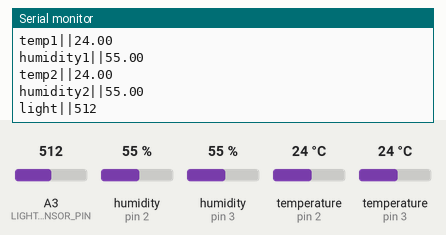
Recording of a sketch running on a simulated Arduino Uno, built with avr-gcc and run on an emulated ATmega328P. Shown: the last lines printed to the serial monitor. Inputs (shaded band) come from the test bench; at power-on: humidity (sensors on pin 2, pin 3) 55 %, A3 (LIGHT_SENSOR_PIN) = 512, temperature (sensors on pin 2, pin 3) 24 °C.

Above: at 1.2 s.
1.3 s: humidity (sensor on pin 2) set to 22 %
At 2.2 s:
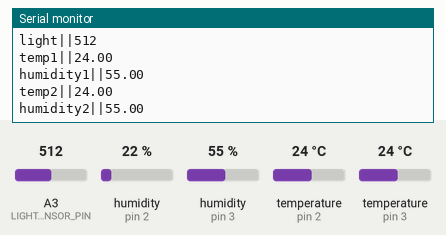
2.8 s: humidity (sensor on pin 3) set to 22 %
At 4.1 s:
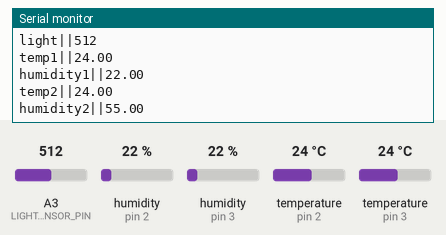
4.3 s: A3 (LIGHT_SENSOR_PIN) set to 716
At 5.6 s:
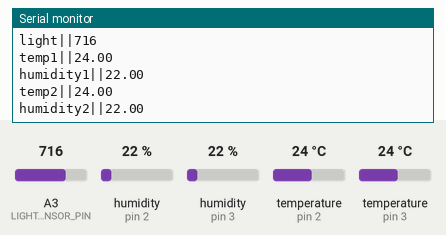
5.8 s: temperature (sensor on pin 2) set to 12 °C
7.3 s: temperature (sensor on pin 3) set to 12 °C
8.8 s: A3 (LIGHT_SENSOR_PIN) set to 992
At 10.4 s:
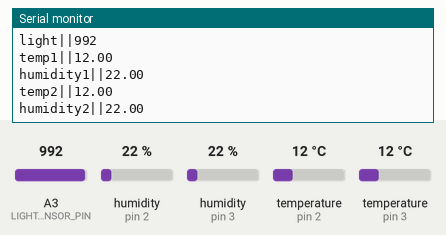
Timing chart, 0 to 11.3 s (numbered marks = the images above; inputs shaded):
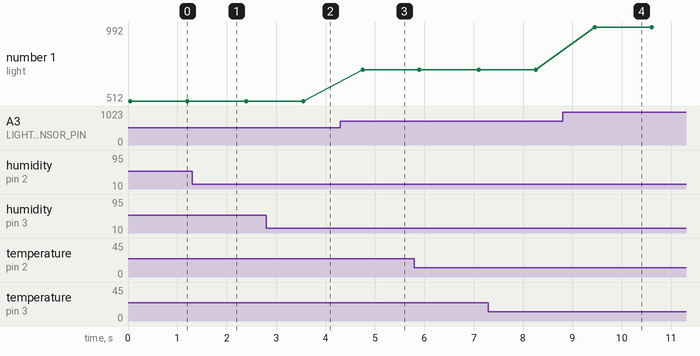

The sketch:

Arduino2.ino
```cpp
#include "DHT.h"

#define LIGHT_SENSOR_PIN A3   // Grove light sensor
#define DHT1_PIN 2            // First DHT11 sensor
#define DHT2_PIN 3            // Second DHT11 sensor
#define DHTTYPE DHT11         // Sensor type

// DHT sensor objects
DHT dht1(DHT1_PIN, DHTTYPE);
DHT dht2(DHT2_PIN, DHTTYPE);

struct MessageValue {
  String message;
  String value;
};

void sendMessage(struct MessageValue message) {
  Serial.print(message.message);
  Serial.print("||");
  Serial.print(message.value);
  Serial.println();
  delay(30);
}

struct MessageValue getMessage(String inputtedStr) {
  struct MessageValue result;
  char charArr[50];
  inputtedStr.toCharArray(charArr, 50);
  char* ptr = strtok(charArr, "||");
  result.message = String(ptr);
  ptr = strtok(NULL, "||");
  result.value = (ptr == NULL) ? String("") : String(ptr);
  return result;
}

void setup() {
  Serial.begin(115200);
  Serial.println("Light + DHT11 sensors");
  dht1.begin();
  dht2.begin();
  Serial.setTimeout(10);
}

void loop() {
  struct MessageValue receivedData;

  while (Serial.available() > 0) {
    String receivedString = Serial.readStringUntil('\0');
    receivedData = getMessage(receivedString);
  }

  if (receivedData.message.equals("power")) {
  }

  int lightValue = analogRead(LIGHT_SENSOR_PIN);

  // Read DHT11 #1
  float temp1 = dht1.readTemperature();
  float hum1 = dht1.readHumidity();

  // Read DHT11 #2
  float temp2 = dht2.readTemperature();
  float hum2 = dht2.readHumidity();

  // Send light value
  struct MessageValue light;
  light.message = "light";
  light.value = String(lightValue);
  sendMessage(light);

  // Send DHT11 #1 readings
  struct MessageValue tempMsg1;
  tempMsg1.message = "temp1";
  tempMsg1.value = isnan(temp1) ? "NaN" : String(temp1);
  sendMessage(tempMsg1);

  struct MessageValue humMsg1;
  humMsg1.message = "humidity1";
  humMsg1.value = isnan(hum1) ? "NaN" : String(hum1);
  sendMessage(humMsg1);

  // Send DHT11 #2 readings
  struct MessageValue tempMsg2;
  tempMsg2.message = "temp2";
  tempMsg2.value = isnan(temp2) ? "NaN" : String(temp2);
  sendMessage(tempMsg2);

  struct MessageValue humMsg2;
  humMsg2.message = "humidity2";
  humMsg2.value = isnan(hum2) ? "NaN" : String(hum2);
  sendMessage(humMsg2);

  delay(1000);
}
```

Measured:
- after the input at 4.3 s, the serial monitor: prints a new line after 0.45 s (image 3)
- after the input at 8.8 s, the serial monitor: prints a new line after 0.65 s (image 4)
- plotted number 1: 512 → 716 after the input at 4.3 s, 716 → 992 after the input at 8.8 s
